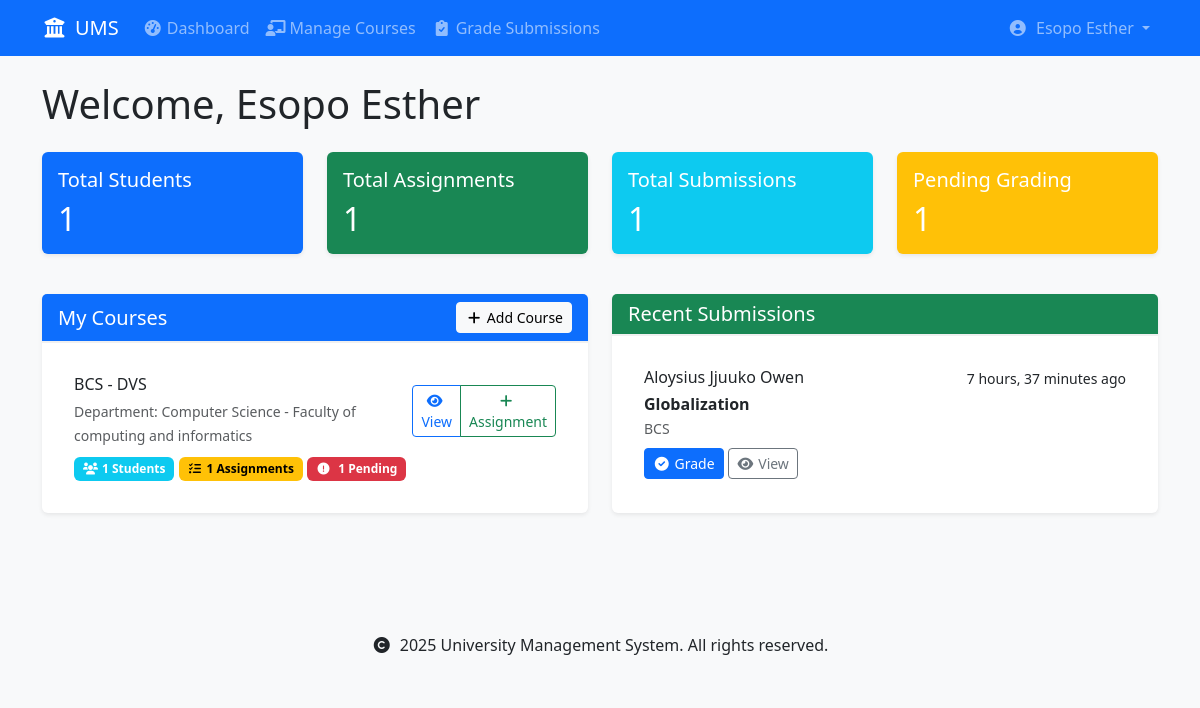
/accounts/dashboard/lecturer/ (signed in), run on an earlier commit of the app's database.
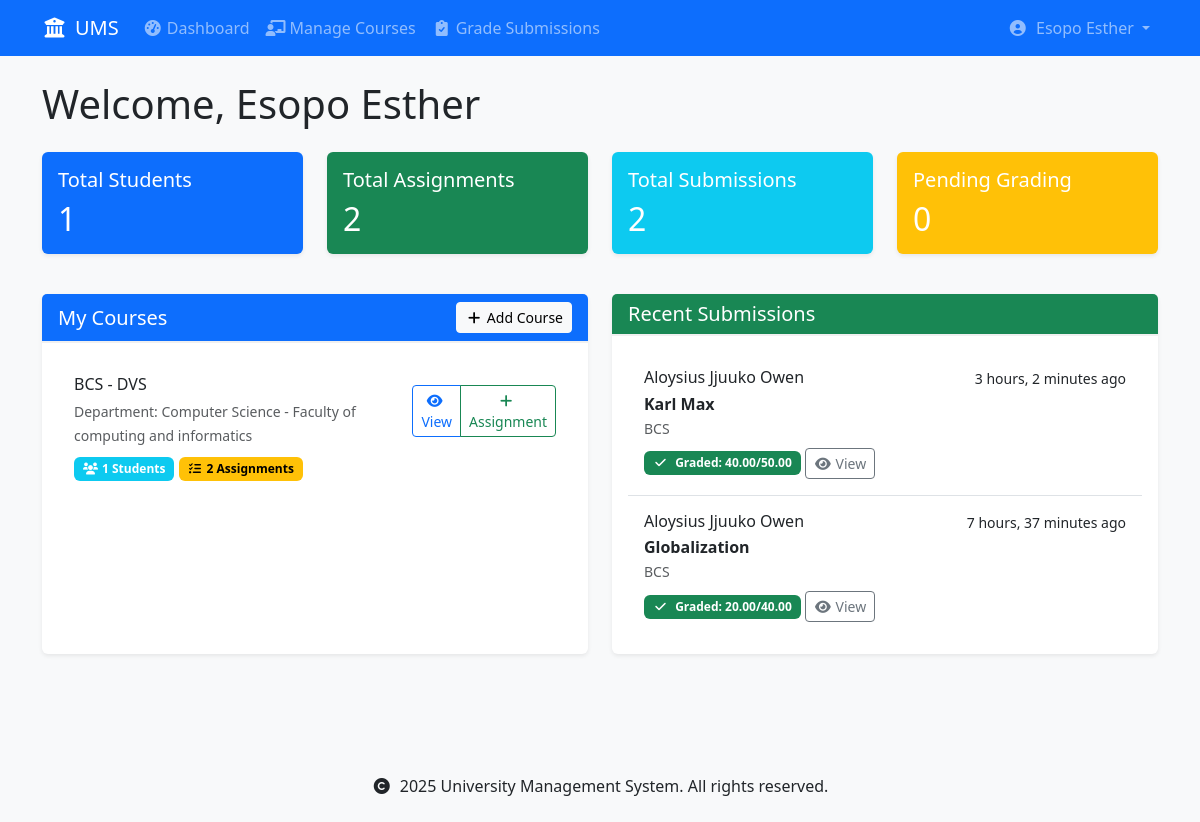
And on a later commit of the database.
### courses/models.py (models this page shows, shortened)
class Course(models.Model):
    code = models.CharField(max_length=10, unique=True)
    name = models.CharField(max_length=100)
    department = models.ForeignKey(
        'schools.Department',
        on_delete=models.CASCADE,
        related_name='courses'
    )
    lecturer = models.ForeignKey(
        settings.AUTH_USER_MODEL,
        on_delete=models.SET_NULL,  # Changed from CASCADE to SET_NULL
        related_name='courses_teaching',
        limit_choices_to={'user_type': 'lecturer'},
        null=True  # Allow null for existing records
    )
    description = models.TextField(blank=True)
    credits = models.PositiveIntegerField(
        validators=[MinValueValidator(1), MaxValueValidator(6)],
        default=3  # Default number of credits
    )
    is_active = models.BooleanField(default=True)
    created_at = models.DateTimeField(auto_now_add=True)
    updated_at = models.DateTimeField(auto_now=True)
    class Meta:
        ordering = ['department', 'code']
        unique_together = ['department', 'code']

### schools/models.py (models this page shows, shortened)
class Department(models.Model):
    name = models.CharField(max_length=100)
    code = models.CharField(max_length=10, unique=True)
    school = models.ForeignKey(School, on_delete=models.CASCADE, related_name='departments')
    description = models.TextField(blank=True)
    required_courses = models.ManyToManyField('courses.Course', related_name='required_by_departments', blank=True)
    created_at = models.DateTimeField(auto_now_add=True)
    updated_at = models.DateTimeField(auto_now=True)
    def __str__(self):
        return f"{self.name} - {self.school.name}"
    class Meta:
        ordering = ['school__name', 'name']
        unique_together = ['school', 'code']  # Ensure unique department codes within each school

class School(models.Model):
    name = models.CharField(max_length=100)
    code = models.CharField(max_length=10, unique=True)
    description = models.TextField(blank=True)
    created_at = models.DateTimeField(auto_now_add=True)
    updated_at = models.DateTimeField(auto_now=True)
    class Meta:
        ordering = ['name']

### assignments/models.py (models this page shows, shortened)
class Submission(models.Model):
    assignment = models.ForeignKey(
        Assignment,
        on_delete=models.CASCADE,
        related_name='submissions'
    )
    student = models.ForeignKey(
        settings.AUTH_USER_MODEL,
        on_delete=models.CASCADE,
        related_name='submissions',
        limit_choices_to={'user_type': 'student'}
    )
    content = models.TextField(
        help_text="Your response to the assignment",
        blank=True
    )
    file = models.FileField(
        upload_to=submission_file_path,
        null=True,
        blank=True,
        help_text="Upload your assignment file (PDF format only)",
    )
    submitted_at = models.DateTimeField(auto_now_add=True)
    marks = models.DecimalField(
        max_digits=5,
        decimal_places=2,
        null=True,
        blank=True,
        validators=[MinValueValidator(0)]
    )
    feedback = models.TextField(blank=True)
    graded_by = models.ForeignKey(
        settings.AUTH_USER_MODEL,
        on_delete=models.SET_NULL,
        null=True,
        blank=True,
        related_name='graded_submissions',
        limit_choices_to={'user_type': 'lecturer'}
    )
    graded_at = models.DateTimeField(null=True, blank=True)
    class Meta:
        unique_together = ['assignment', 'student']
        ordering = ['-submitted_at']

class Assignment(models.Model):
    title = models.CharField(max_length=200)
    course = models.ForeignKey(
        'courses.Course',
        on_delete=models.CASCADE,
        related_name='assignments'
    )
    description = models.TextField()
    due_date = models.DateTimeField()
    total_marks = models.DecimalField(
        max_digits=5,
        decimal_places=2,
        validators=[MinValueValidator(0)]
    )
    created_at = models.DateTimeField(auto_now_add=True)
    created_by = models.ForeignKey(
        settings.AUTH_USER_MODEL,
        on_delete=models.CASCADE,
        related_name='created_assignments'
    )
    class Meta:
        ordering = ['-due_date']

### accounts/models.py (models this page shows, shortened)
class User(AbstractUser):
    USER_TYPE_CHOICES = [
        ('student', 'Student'),
        ('lecturer', 'Lecturer'),
    ]
    user_type = models.CharField(max_length=10, choices=USER_TYPE_CHOICES)
    registration_number = models.CharField(max_length=20, unique=True, null=True, blank=True)
    staff_number = models.CharField(max_length=20, unique=True, null=True, blank=True)
    department = models.ForeignKey('schools.Department', on_delete=models.SET_NULL, null=True)
    class Meta:
        db_table = 'accounts_user'
        verbose_name = 'User'
        verbose_name_plural = 'Users'
    def is_student(self):
        return self.user_type == 'student'
    def is_lecturer(self):
        return self.user_type == 'lecturer'

### accounts/views.py (the view)
# urls.py: path('dashboard/lecturer/', views.lecturer_dashboard, name='lecturer_dashboard'),
@login_required
def lecturer_dashboard(request):
    if not request.user.is_lecturer():
        messages.error(request, 'Access denied. Lecturers only.')
        return redirect('home')
    courses = Course.objects.filter(
        lecturer=request.user
    ).annotate(
        student_count=Count('enrollments', distinct=True),
        assignment_count=Count('assignments', distinct=True),
        submission_count=Count('assignments__submissions', distinct=True),
        ungraded_count=Count(
            'assignments__submissions',
            filter=Q(assignments__submissions__marks__isnull=True),
            distinct=True
        )
    )
    recent_submissions = Submission.objects.filter(
        assignment__course__lecturer=request.user
    ).select_related(
        'student',
        'assignment',
        'assignment__course'
    ).order_by(
        '-submitted_at'
    )[:10]
    total_students = sum(course.student_count for course in courses)
    total_assignments = sum(course.assignment_count for course in courses)
    total_submissions = sum(course.submission_count for course in courses)
    pending_submissions = sum(course.ungraded_count for course in courses)
    context = {
        'courses': courses,
        'recent_submissions': recent_submissions,
        'stats': {
            'total_students': total_students,
            'total_assignments': total_assignments,
            'total_submissions': total_submissions,
            'pending_submissions': pending_submissions
        }
    }
    return render(request, 'accounts/lecturer_dashboard.html', context)

### templates/accounts/lecturer_dashboard.html (shortened to what the changed rows need)
{% extends 'base.html' %}
{% load custom_filters %}
{% block content %}
<div class="container">
    <h1 class="mb-4">Welcome, {{ user.get_full_name }}</h1>
    <div class="row mb-4">
        <div class="col-md-3 mb-3">
            <div class="card bg-primary text-white h-100">
                <div class="card-body">
                    <h2 class="mb-0">{{ stats.total_students }}</h2>
                </div>
            </div>
        </div>
        <div class="col-md-3 mb-3">
            <div class="card bg-success text-white h-100">
                <div class="card-body">
                    <h5 class="card-title">Total Assignments</h5>
                    <h2 class="mb-0">{{ stats.total_assignments }}</h2>
                </div>
            </div>
        </div>
        <div class="col-md-3 mb-3">
            <div class="card bg-info text-white h-100">
                <div class="card-body">
                    <h5 class="card-title">Total Submissions</h5>
                    <h2 class="mb-0">{{ stats.total_submissions }}</h2>
                </div>
            </div>
        </div>
        <div class="col-md-3 mb-3">
            <div class="card bg-warning text-white h-100">
                <div class="card-body">
                    <h5 class="card-title">Pending Grading</h5>
                    <h2 class="mb-0">{{ stats.pending_submissions }}</h2>
                </div>
            </div>
        </div>
    </div>
    <div class="row">
        <div class="col-md-6 mb-4">
            <div class="card h-100">
                <div class="card-body">
                    {% if courses %}
                        <div class="list-group list-group-flush">
                            {% for course in courses %}
                                <div class="list-group-item">
                                    <div class="d-flex justify-content-between align-items-center">
                                        <div>
                                            <h6 class="mb-1">{{ course.code }} - {{ course.name }}</h6>
                                            <small class="text-muted">Department: {{ course.department }}</small>
                                        </div>
                                        <div class="btn-group">
                                            <a href="{% url 'courses:course_detail' course.id %}"
                                               class="btn btn-sm btn-outline-primary">
                                                <i class="fas fa-eye me-1"></i>View
                                            </a>
                                            <a href="{% url 'assignments:create_assignment' course.id %}"
                                               class="btn btn-sm btn-outline-success">
                                                <i class="fas fa-plus me-1"></i>Assignment
                                            </a>
                                        </div>
                                    </div>
                                    <div class="mt-2">
                                        <span class="badge bg-info">
                                            <i class="fas fa-users me-1"></i>{{ course.student_count }} Students
                                        </span>
                                        <span class="badge bg-warning">
                                            <i class="fas fa-tasks me-1"></i>{{ course.assignment_count }} Assignments
                                        </span>
                                        {% if course.ungraded_count %}
                                            <span class="badge bg-danger">
                                                <i class="fas fa-exclamation-circle me-1"></i>
                                                {{ course.ungraded_count }} Pending
                                            </span>
                                        {% endif %}
                                    </div>
                                </div>
                            {% endfor %}
                        </div>
                    {% endif %}
                </div>
            </div>
        </div>
        <div class="col-md-6 mb-4">
            <div class="card h-100">
                <div class="card-body">
                    {% if recent_submissions %}
                        <div class="list-group list-group-flush">
                            {% for submission in recent_submissions %}
                                <div class="list-group-item">
                                    <div class="d-flex w-100 justify-content-between">
                                        <h6 class="mb-1">{{ submission.student.get_full_name }}</h6>
                                        <small>{{ submission.submitted_at|timesince }} ago</small>
                                    </div>
                                    <p class="mb-1">
                                        <strong>{{ submission.assignment.title }}</strong>
                                        <br>
                                        <small class="text-muted">{{ submission.assignment.course.code }}</small>
                                    </p>
                                    <div class="mt-2">
                                        {% if not submission.marks %}
                                            <a href="{% url 'assignments:grade_submission' submission.id %}"
                                               class="btn btn-sm btn-primary">
                                                <i class="fas fa-check-circle me-1"></i>Grade
                                            </a>
                                        {% else %}
                                            <span class="badge bg-success">
                                                <i class="fas fa-check me-1"></i>
                                                Graded: {{ submission.marks }}/{{ submission.assignment.total_marks }}
                                            </span>
                                        {% endif %}
                                        <a href="{% url 'assignments:submission_detail' submission.id %}"
                                           class="btn btn-sm btn-outline-secondary">
                                            <i class="fas fa-eye me-1"></i>View
                                        </a>
                                    </div>
                                </div>
                            {% endfor %}
                        </div>
                    {% else %}
                        <p class="text-muted text-center my-4">No submissions yet.</p>
                    {% endif %}
                </div>
            </div>
        </div>
    </div>
</div>
{% endblock %}

What changed in the data, as far as the page shows it:
shown differently, row unchanged: Course "BCS": assignment_count "1" → "2"; ungraded_count "1" → (not shown)
added Submission: student.get_full_name "Aloysius Jjuuko Owen", submitted_at "3 hours, 2 minutes", assignment "Karl Max", assignment.course.code "BCS", marks "40.00", assignment.total_marks "50.00"
changed Submission "7 hours, 37 minutes": marks (not shown) → "20.00"; assignment.total_marks (not shown) → "40.00"; marks "Grade" → "Graded: /"
Also different on the page:
{{ stats.total_assignments }}: "1" → "2"
{{ stats.total_submissions }}: "1" → "2"
{{ stats.pending_submissions }}: "1" → "0"
